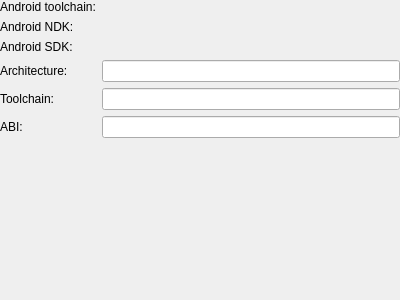
<?xml version="1.0" encoding="UTF-8"?>
<ui version="4.0">
 <class>AndroidPreferences</class>
 <widget class="QWidget" name="AndroidPreferences">
  <property name="geometry">
   <rect>
    <x>0</x>
    <y>0</y>
    <width>400</width>
    <height>300</height>
   </rect>
  </property>
  <layout class="QFormLayout" name="formLayout">
   <property name="leftMargin">
    <number>0</number>
   </property>
   <property name="topMargin">
    <number>0</number>
   </property>
   <property name="rightMargin">
    <number>0</number>
   </property>
   <property name="bottomMargin">
    <number>0</number>
   </property>
   <item row="2" column="0">
    <widget class="QLabel" name="label">
     <property name="whatsThis">
      <string comment="@info:whatsthis">Android KDE extra-cmake-modules toolchain file</string>
     </property>
     <property name="text">
      <string comment="@label:textbox">Android toolchain:</string>
     </property>
    </widget>
   </item>
   <item row="2" column="1">
    <widget class="KUrlRequester" name="kcfg_cmakeToolchain">
    <property name="mode">
    <set>KFile::File|KFile::ExistingOnly|KFile::LocalOnly</set>
    </property>
    </widget>
   </item>
   <item row="3" column="0">
    <widget class="QLabel" name="label_2">
     <property name="text">
      <string comment="@label:textbox">Android NDK:</string>
     </property>
    </widget>
   </item>
   <item row="3" column="1">
    <widget class="KUrlRequester" name="kcfg_ndk">
    <property name="mode">
     <set>KFile::Directory|KFile::ExistingOnly|KFile::LocalOnly</set>
    </property>
    </widget>
   </item>
   <item row="4" column="0">
    <widget class="QLabel" name="label_3">
     <property name="text">
      <string comment="@label:textbox">Android SDK:</string>
     </property>
    </widget>
   </item>
   <item row="4" column="1">
    <widget class="KUrlRequester" name="kcfg_sdk">
    <property name="mode">
     <set>KFile::Directory|KFile::ExistingOnly|KFile::LocalOnly</set>
    </property>
    </widget>
   </item>
   <item row="5" column="0">
    <widget class="QLabel" name="label_4">
     <property name="text">
      <string comment="@label:textbox">Architecture:</string>
     </property>
    </widget>
   </item>
   <item row="5" column="1">
    <widget class="QLineEdit" name="kcfg_arch"/>
   </item>
   <item row="6" column="0">
    <widget class="QLabel" name="label_5">
     <property name="text">
      <string comment="@label:textbox">Toolchain:</string>
     </property>
    </widget>
   </item>
   <item row="6" column="1">
    <widget class="QLineEdit" name="kcfg_toolchain"/>
   </item>
   <item row="7" column="0">
    <widget class="QLabel" name="label_6">
     <property name="text">
      <string comment="@label:textbox">ABI:</string>
     </property>
    </widget>
   </item>
   <item row="7" column="1">
    <widget class="QLineEdit" name="kcfg_abi"/>
   </item>
  </layout>
 </widget>
 <customwidgets>
  <customwidget>
   <class>KUrlRequester</class>
   <extends>QWidget</extends>
   <header>KUrlRequester</header>
  </customwidget>
 </customwidgets>
 <resources/>
 <connections/>
</ui>
